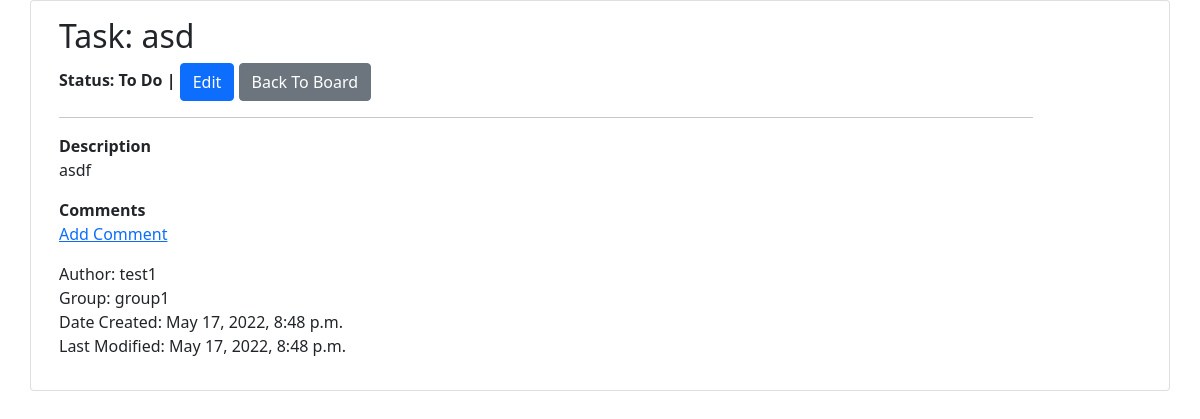
/task/5f56a872-6f8b-435f-a815-849de148ce87, run on the app's committed database.
### kanban/models/task.py (models this page shows, shortened)
class Task(models.Model):
    class Meta:
        ordering = ['-date_modified']
    STATUS_CHOICES = {
        ('TODO', 'To Do'),
        ('PROG', 'In Progress'),
        ('TEST', 'In Testing'),
        ('DONE', 'Done'),
    }
    uuid = models.UUIDField(primary_key=True, editable=False, default=uuid.uuid4)
    priority = models.IntegerField(default=0)
    title = models.CharField(max_length=200)
    description = models.TextField(blank=True, null=True)
    status = models.CharField(max_length=4, choices=STATUS_CHOICES, default='TODO')
    date_created = models.DateTimeField(default=datetime.datetime.now())
    date_modified = models.DateTimeField(default=datetime.datetime.now())
    User = get_user_model()
    users = User.objects.all()
    print(users)
    usrs = {
        ('TODO', 'To Do'),
        ('PROG', 'In Progress'),
        ('TEST', 'In Testing'),
        ('DONE', 'Done'),
    }
    users_toulpe = {('No Author','No Author')}
    for user in users:
        print (user.username)
        users_toulpe.add((user.username,user.username))
    print(users_toulpe)
    groups_toulpe = {('default','default')}
    groups = Group.objects.all()
    for group in groups:
        print(group.name)
        groups_toulpe.add((group.name,group.name))
    print(groups_toulpe)
    author = models.CharField(max_length=200, choices =users_toulpe, default='No_Author')
    group = models.CharField(max_length=200, choices =groups_toulpe, default='default')
    archive = models.BooleanField(default=False)

### kanban/views/taskDetailView.py (the view)
# urls.py: path('task/<uuid:pk>', views.TaskDetailView.as_view(), name='task-detail'),
class TaskDetailView(DetailView):
    model = Task
    context_object_name = 'task'
    template_name = 'kanban/task_detail.html'

### kanban/templates/kanban/task_detail.html (shortened to what this page needs)
{% extends 'kanban/kanban_base.html' %}
{% block content %}
    <div class="container">
        <div class="row justify-content-center">
            <div class="card">
                <div class="card-body">
                    <h2>Task:
                        {{ task.title }}</h2>
                    <strong>Status:
                        {{ task.get_status_display }}
                        |</strong>
                    <button type="button" class="btn btn-primary">
                        <a href="{% url 'task-edit' task.uuid %}" style="color:#ffffff; text-decoration:none">Edit</a>
                    </button>
                    <button type="button" class="btn btn-secondary">
                        <a href="{% url 'index' %}" style="color:#ffffff; text-decoration:none">Back To Board</a>
                    </button>
                    <hr>
                        <p>
                            <strong>Description</strong>
                            <br>
                                {{ task.description }}
                            </p>
                            <p>
                                <strong>Comments</strong>
                                <br>
                                    <a href="{% url 'taskcomment-add-specific' task_pk=task.uuid %}">Add Comment</a>
                                </p>
                                <p>
                                    Author:
                                    {{ task.author }}
                                    <br>
                                        Group:
                                        {{ task.group }}
                                        <br>
                                            Date Created:
                                            {{ task.date_created }}
                                            <br>
                                                Last Modified:
                                                {{ task.date_modified }}
                                                <br></p>
                                            </div>
                                        </div>
                                    </div>
                                </div>
                            {% endblock %}

### kanban/static/kanban/kanban.css (style rules this page uses)
hr { size: 3px; width: 90%; }
p { margin-top: 0.1em; margin-bottom: 0.5em; }

### data on the page
Task: title "asd", status "To Do", description "asdf", author "test1", group "group1", date_created "May 17, 2022, 8:48 p.m.", date_modified "May 17, 2022, 8:48 p.m."
